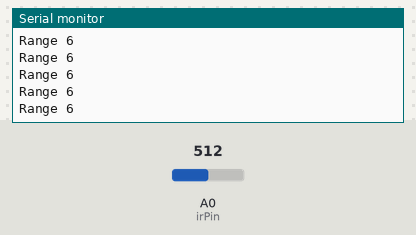
Recording of a sketch running on a simulated Arduino Uno, built with avr-gcc and run on an emulated ATmega328P. Parts: the last lines printed to the serial monitor. The inputs (shaded band) are chosen by the test bench; at power-on: A0 (irPin) = 512.

Above: at 1.2 s.
1.3 s: A0 (irPin) set to 216
At 1.9 s:
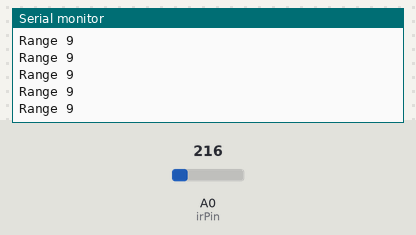
4.3 s: A0 (irPin) set to 188
At 4.9 s:
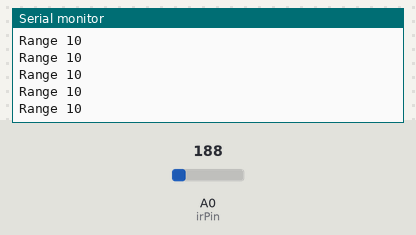
Timing chart, 0 to 7.3 s (numbered marks = the images above; inputs shaded):
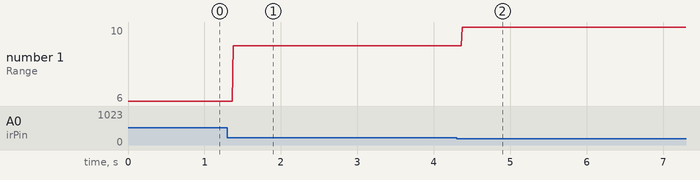

Measured:
- after the input at 1.3 s, the serial monitor: prints a new line after 0.08 s (image 1)
- after the input at 4.3 s, the serial monitor: prints a new line after 0.07 s (image 2)
- plotted number 1: 6 → 9 after the input at 1.3 s, 9 → 10 after the input at 4.3 s

The sketch:

0531_serialOutputIrDistanceSensor.ino
```cpp
int irPin = 0;

void setup() {
  analogReference(DEFAULT);
  Serial.begin(9600);
  pinMode(irPin, INPUT);
}

void loop() {
  int raw = analogRead(irPin);

  int range = map(raw, 0, 1024, 0, 10);
  switch (range) {
    case 0:
      Serial.println("Range 11");
      break;
    case 1:
      Serial.println("Range 10");
      break;
    case 2:
      Serial.println("Range 9");
      break;
    case 3:
      Serial.println("Range 8");
      break;
    case 4:
      Serial.println("Range 7");
      break;
    case 5:
      Serial.println("Range 6");
      break;
    case 6:
      Serial.println("Range 5");
      break;
    case 7:
      Serial.println("Range 4");
      break;
    case 8:
      Serial.println("Range 3");
      break;
    case 9:
      Serial.println("Range 2");
      break;
    case 10:
      Serial.println("Range 1");
      break;
  }
}
```
